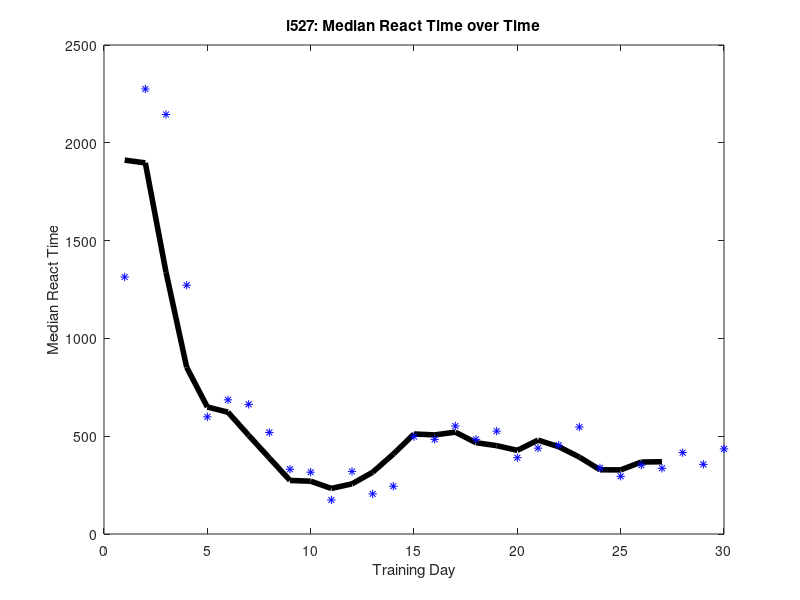

Reproduce this figure in MATLAB. (Note: this script raises an error after producing the figure.)
% Benjamin Gincley
% 1/18/2016
% Glickfeld Lab
% Mouse Behavior Learning Indicator Analysis

clear all; close all; nfig = 0; %Cleared workspace and started fig counter

% i527
%%%%%%%%%%%%%%%%%%%%%%%%%%%%
i527_medianReactTime = [1314 2275 2145 1272 599 686 663 519 331 316 174 320 ... %Input of median react times
    205 244 498 484 552 484 526 390 439 454 547 338 295 352 336 416 356 435]';
n_i527_medianReactTime = numel(i527_medianReactTime); % Number of inputs
i527_training_Day = [1:n_i527_medianReactTime]'; %Vector of days of training
a=0; %Sets number of days before
b=2; % Sets number of days after
x=0;
limit1 =  numel(i527_medianReactTime)-b-1; % Matches Matrix Dimensions
upper_threshold = 400; % Time in ms determined to be indicative of task learning
lower_threshold = 275;
for g=1:limit1
    if a <= 0 | x <= 0
        a=a+1;
        b=b+1;
        x=x+1;
    elseif a >= limit1
        break
    else 
        for k=1:limit1; % Loop to calculate averaged median react times
        i527_ave_MedianReactTime(:,x) = mean(i527_medianReactTime(a:b));
        %disp(ave_MedianReactTime);
        a=a+1;
        b=b+1;
        x=x+1;
        end
    end
end
limit2 = numel(i527_ave_MedianReactTime); % Shortening of window to allow for future calculation
i527_training_DayLimit = [1:limit2]'; % Shortening of time window to match ^^

nfig = nfig +1; %Starts new figure
figure(nfig)  
plot(i527_training_DayLimit, i527_ave_MedianReactTime,'k','LineWidth', 4); % Plots AVERAGE of median react time over training days
title('i527: Median React Time over Time')
xlabel('Training Day')
ylabel('Median React Time')
hold on;
plot(i527_training_Day, i527_medianReactTime,'b*'); % Plots ACTUAL median react times
hline = refline([0 lower_threshold]);
hline.Color = 'g';
hline.LineStyle = '--';
hline.LineWidth = 1.5;
hline = refline([0 upper_threshold]);
hline.Color = 'g';
hline.LineStyle = '--';
hline.LineWidth = 1.5;
d = [7 7];
y = [0 2500];
for k=1:4
    plot(d,y,'Color', [0.3 0.3 0.3])
    d=d+7;
end
[h,~] = legend('Average','Actual','Threshold'); %Legend
hold off;

% i529
%%%%%%%%%%%%%%%%%%%%%%%%%%%%
i529_medianReactTime = [325 1092 2472 788 474 361 642 501 454 694.5 394 543 ... %Input of median react times
    647 451 436 360 302 290 300 375 365 369 375 338 310 332 303 324 324 333]';
n_i529_medianReactTime = numel(i529_medianReactTime); % Number of inputs
i529_training_Day = [1:n_i529_medianReactTime]'; %Vector of days of training
a=0; %Sets number of days before
b=2; % Sets number of days after
x=0;
limit1 =  numel(i529_medianReactTime)-b-1; % Matches Matrix Dimensions
upper_threshold = 400; % Time in ms determined to be indicative of task learning
lower_threshold = 275;
for g=1:limit1
    if a <= 0 | x <= 0
        a=a+1;
        b=b+1;
        x=x+1;
    elseif a >= limit1
        break
    else 
        for k=1:limit1; % Loop to calculate averaged median react times
        i529_ave_MedianReactTime(:,x) = mean(i529_medianReactTime(a:b));
        %disp(ave_MedianReactTime);
        a=a+1;
        b=b+1;
        x=x+1;
        end
    end
end
limit2 = numel(i529_ave_MedianReactTime); % Shortening of window to allow for future calculation
i529_training_DayLimit = [1:limit2]'; % Shortening of time window to match ^^

nfig = nfig +1; %Starts new figure
figure(nfig)  
plot(i529_training_DayLimit, i529_ave_MedianReactTime,'k','LineWidth', 4); % Plots AVERAGE of median react time over training days
title('i529: Median React Time over Time')
xlabel('Training Day')
ylabel('Median React Time')
hold on;
plot(i529_training_Day, i529_medianReactTime,'b*'); % Plots ACTUAL median react times
hline = refline([0 lower_threshold]);
hline.Color = 'g';
hline.LineStyle = '--';
hline.LineWidth = 1.5;
hline = refline([0 upper_threshold]);
hline.Color = 'g';
hline.LineStyle = '--';
hline.LineWidth = 1.5;
d = [7 7];
y = [0 2500];
for k=1:4
    plot(d,y,'Color', [0.3 0.3 0.3])
    d=d+7;
end
[h,~] = legend('Average','Actual','Threshold'); %Legend
hold off;

% i533
%%%%%%%%%%%%%%%%%%%%%%%%%%%%
i533_medianReactTime = [945 876 725 667 1745 1503 1967 976 1802 695 691 395 ... %Input of median react times
    403 531 432 548 459 483 382 390 376 526 443 424 390 358 357 389 407 402]';
n_i533_medianReactTime = numel(i533_medianReactTime); % Number of inputs
i533_training_Day = [1:n_i533_medianReactTime]'; %Vector of days of training
a=0; %Sets number of days before
b=2; % Sets number of days after
x=1;
limit1 =  numel(i533_medianReactTime)-b-1; % Matches Matrix Dimensions
upper_threshold = 400; % Time in ms determined to be indicative of task learning
lower_threshold = 275;
for g=1:limit1
    if a <= 0 | x <= 0
        a=a+1;
        b=b+1;
        x=x+1;
    elseif a >= limit1
        break
    else 
        for k=1:limit1; % Loop to calculate averaged median react times
        i533_ave_MedianReactTime(:,x) = mean(i533_medianReactTime(a:b));
        %disp(ave_MedianReactTime);
        a=a+1;
        b=b+1;
        x=x+1;
        end
    end
end
limit2 = numel(i533_ave_MedianReactTime); % Shortening of window to allow for future calculation
i533_training_DayLimit = [1:limit2]'; % Shortening of time window to match ^^

nfig = nfig +1; %Starts new figure
figure(nfig)  
plot(i533_training_DayLimit, i533_ave_MedianReactTime,'k','LineWidth', 4); % Plots AVERAGE of median react time over training days
title('i533: Median React Time over Time')
xlabel('Training Day')
ylabel('Median React Time')
hold on;
plot(i533_training_Day, i533_medianReactTime,'b*'); % Plots ACTUAL median react times
hline = refline([0 lower_threshold]);
hline.Color = 'g';
hline.LineStyle = '--';
hline.LineWidth = 1.5;
hline = refline([0 upper_threshold]);
hline.Color = 'g';
hline.LineStyle = '--';
hline.LineWidth = 1.5;
d = [7 7];
y = [0 2500];
for k=1:4
    plot(d,y,'Color', [0.3 0.3 0.3])
    d=d+7;
end
[h,~] = legend('Average','Actual','Threshold'); %Legend
hold off;

i533_smooth = smooth(i533_medianReactTime, 3, 'moving');
nfig = nfig +1; %Starts new figure
figure(nfig)  
plot(i533_training_Day, i533_smooth, 'k', 'LineWidth', 4);
title('i533: Median React Time over Time')
xlabel('Training Day')
ylabel('Median React Time')
hold on;
plot(i533_training_Day, i533_medianReactTime,'b*'); % Plots ACTUAL median react times
hline = refline([0 lower_threshold]);
hline.Color = 'g';
hline.LineStyle = '--';
hline.LineWidth = 1.5;
hline = refline([0 upper_threshold]);
hline.Color = 'g';
hline.LineStyle = '--';
hline.LineWidth = 1.5;
d = [7 7];
y = [0 2500];
for k=1:4
    plot(d,y,'Color', [0.3 0.3 0.3])
    d=d+7;
end
[h,~] = legend('Average','Actual','Threshold'); %Legend
hold off;